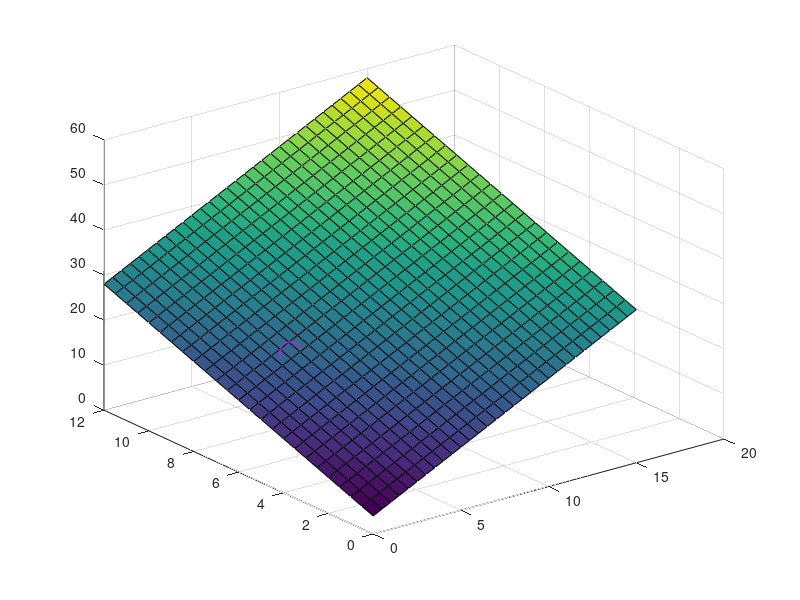

Write MATLAB code to recreate this figure.
% Test the interp function

% Cleanup
clc
clear all
close all

% Variable ranges
R1 = [0:0.5:1];
R2 = [0:0.5:10];
R3 = [0:0.5:12];
R4 = [0:0.5:15];

% Filler values
values = NaN(length(R1),length(R2),length(R3),length(R4));
for ia = 1:length(R1)
for ib = 1:length(R2)
for ic = 1:length(R3)
for id = 1:length(R4)
    values(ia,ib,ic,id) = ia+ib+ic+id;
end
end
end
end

% Target point
I = [1 1 6.2 3.2];

% Get the interpolated value
%value = linInterp4(I,values,R1,R2,R3,R4)
%value = interpn(R1,R2,R3,R4,values,I(1),I(2),I(3),I(4))
value = interpn(R3,R4,squeeze(values(1,1,:,:)),I(3),I(4))

% Plot the reduced-order mesh and the interpolated value
surf(R4,R3,squeeze(values(1,1,:,:)))
hold on
plot3(I(4),I(3),value,'-mo','MarkerSize',15)
hold off

%{
% The hip angle data
load('data/toeConstraint.mat')

% The current state
% state = [q2 q3 ql qq]
%state = [0.055 0.55 0.8 2.5];
%state = [q2(2) q3(15) 0.8 2.5];

% Plot
% data structure: qHip(q2,q3,ql,qq)
% Size: 3 29 11 314
for n = 1:29
%for n = 10
    surf(qq,ql,squeeze(qLHip(1,n,:,:)))
    % A point to interpolate to ([q2 q3 ql qq])
    state = [q2(1) q3(n) 0.8 2.5];
    % Get an interpolated value
    qInterp = linInterp4(state,qLHip,q2,q3,ql,qq);
    hold on
    state(3)
    state(4)
    plot3(state(4), state(3), qInterp,'-mo','MarkerSize',15)
    xlabel('qq')
    ylabel('ql')
    zlabel('qHip')
    drawnow
    hold off
    pause(0.1)
end
%}
